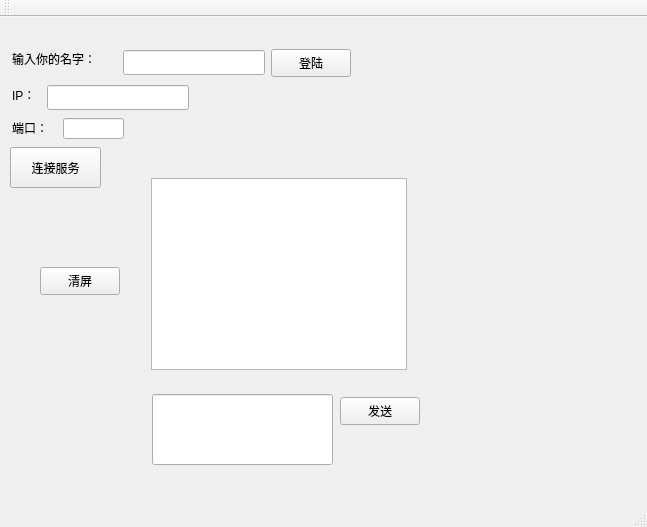
<?xml version="1.0" encoding="UTF-8"?>
<ui version="4.0">
 <class>MainWindow</class>
 <widget class="QMainWindow" name="MainWindow">
  <property name="geometry">
   <rect>
    <x>0</x>
    <y>0</y>
    <width>647</width>
    <height>527</height>
   </rect>
  </property>
  <property name="windowTitle">
   <string>MainWindow</string>
  </property>
  <widget class="QWidget" name="centralWidget">
   <widget class="QLineEdit" name="lineEdit_2">
    <property name="geometry">
     <rect>
      <x>123</x>
      <y>33</y>
      <width>142</width>
      <height>25</height>
     </rect>
    </property>
   </widget>
   <widget class="QPushButton" name="pushButton_4">
    <property name="geometry">
     <rect>
      <x>271</x>
      <y>32</y>
      <width>80</width>
      <height>28</height>
     </rect>
    </property>
    <property name="text">
     <string>登陆</string>
    </property>
   </widget>
   <widget class="QLabel" name="label">
    <property name="geometry">
     <rect>
      <x>12</x>
      <y>32</y>
      <width>105</width>
      <height>20</height>
     </rect>
    </property>
    <property name="text">
     <string>输入你的名字：</string>
    </property>
   </widget>
   <widget class="QLabel" name="label_2">
    <property name="geometry">
     <rect>
      <x>12</x>
      <y>68</y>
      <width>29</width>
      <height>20</height>
     </rect>
    </property>
    <property name="text">
     <string>IP：</string>
    </property>
   </widget>
   <widget class="QLabel" name="label_3">
    <property name="geometry">
     <rect>
      <x>12</x>
      <y>101</y>
      <width>45</width>
      <height>20</height>
     </rect>
    </property>
    <property name="text">
     <string>端口：</string>
    </property>
   </widget>
   <widget class="QLineEdit" name="lineEdit_3">
    <property name="geometry">
     <rect>
      <x>47</x>
      <y>68</y>
      <width>142</width>
      <height>25</height>
     </rect>
    </property>
   </widget>
   <widget class="QLineEdit" name="lineEdit_4">
    <property name="geometry">
     <rect>
      <x>63</x>
      <y>101</y>
      <width>61</width>
      <height>21</height>
     </rect>
    </property>
   </widget>
   <widget class="QListWidget" name="listWidget">
    <property name="geometry">
     <rect>
      <x>151</x>
      <y>161</y>
      <width>256</width>
      <height>192</height>
     </rect>
    </property>
   </widget>
   <widget class="QPushButton" name="pushButton_3">
    <property name="geometry">
     <rect>
      <x>40</x>
      <y>250</y>
      <width>80</width>
      <height>28</height>
     </rect>
    </property>
    <property name="text">
     <string>清屏</string>
    </property>
   </widget>
   <widget class="QLineEdit" name="lineEdit">
    <property name="geometry">
     <rect>
      <x>152</x>
      <y>377</y>
      <width>181</width>
      <height>71</height>
     </rect>
    </property>
   </widget>
   <widget class="QPushButton" name="pushButton">
    <property name="geometry">
     <rect>
      <x>340</x>
      <y>380</y>
      <width>80</width>
      <height>28</height>
     </rect>
    </property>
    <property name="text">
     <string>发送</string>
    </property>
   </widget>
   <widget class="QPushButton" name="pushButton_2">
    <property name="geometry">
     <rect>
      <x>10</x>
      <y>130</y>
      <width>91</width>
      <height>41</height>
     </rect>
    </property>
    <property name="text">
     <string>连接服务</string>
    </property>
   </widget>
  </widget>
  <widget class="QMenuBar" name="menuBar">
   <property name="geometry">
    <rect>
     <x>0</x>
     <y>0</y>
     <width>647</width>
     <height>25</height>
    </rect>
   </property>
  </widget>
  <widget class="QToolBar" name="mainToolBar">
   <attribute name="toolBarArea">
    <enum>TopToolBarArea</enum>
   </attribute>
   <attribute name="toolBarBreak">
    <bool>false</bool>
   </attribute>
  </widget>
  <widget class="QStatusBar" name="statusBar"/>
 </widget>
 <layoutdefault spacing="6" margin="11"/>
 <resources/>
 <connections/>
</ui>
